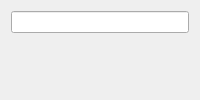
<?xml version="1.0" encoding="UTF-8"?>
<ui version="4.0">
 <class>NormalizedConnectionForm</class>
 <widget class="QWidget" name="NormalizedConnectionForm">
  <layout class="QVBoxLayout" name="verticalLayout">
   <item>
    <widget class="QLineEdit" name="line-edit"/>
   </item>
   <item>
    <widget class="QLabel" name="status-label"/>
   </item>
  </layout>
 </widget>
 <resources/>
 <connections>
  <connection>
   <sender>line-edit</sender>
   <signal>textChanged(QString)</signal>
   <receiver>status-label</receiver>
   <slot>setText(QString)</slot>
  </connection>
 </connections>
</ui>
